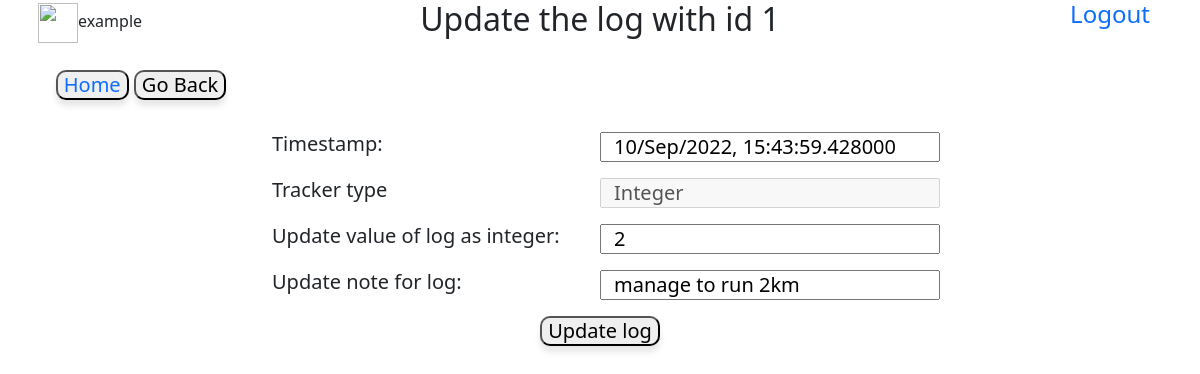
The page /1/log/update (signed in) on the database its author committed.
### database.py (models this page shows)
class User(db.Model,UserMixin):
    id=db.Column(db.Integer,primary_key=True,autoincrement=True)
    username=db.Column(db.String,nullable=False,unique=True)
    password=db.Column(db.String,nullable=False)
    trackers=db.relationship("tracker",cascade='all',backref="parent")
    email = db.Column(db.String, unique=True)
    active = db.Column(db.Boolean())
    fs_uniquifier = db.Column(db.String(255), unique=True, nullable=False)
    roles = db.relationship('Role', secondary=roles_users,backref=db.backref('users', lazy='dynamic'))

class log(db.Model):
    tracker_id=db.Column(db.Integer,db.ForeignKey("tracker.tracker_id"),nullable=False)
    log_id=db.Column(db.Integer,primary_key=True,autoincrement=True)
    log_datetime=db.Column(db.DateTime,nullable=False)
    note=db.Column(db.String)
    log_value=db.Column(db.String,nullable=False)

class tracker(db.Model):
    user_id=db.Column(db.Integer,db.ForeignKey('user.id'),nullable=False)
    tracker_id=db.Column(db.Integer,primary_key=True,autoincrement=True)
    name=db.Column(db.String(30),nullable=False)
    desc=db.Column(db.String)
    type=db.Column(db.String,nullable=False)
    settings=db.Column(db.String)
    lastupdate=db.Column(db.DateTime)
    logs=db.relationship("log",cascade='all', backref="parent")

### application/controllers.py (the view, shortened to what this page needs)
@app.route('/<int:log_id>/log/update',methods=['GET','POST'])
@login_required
def update_log(log_id):#############more validation needed#######
    if (log_id,) not in db.session.query(log.log_id).all():
        return notfound('log_id_not_found')
    l=log.query.get(log_id)
    t=l.parent
    return render_template('update_logs.html',datetime=datetime,log=l)

### templates/update_logs.html (shortened to what this page needs)
<!DOCTYPE html>
<html lang="en" dir="ltr">
  <head>
    <link href="https://cdn.jsdelivr.net/npm/bootstrap@5.0.2/dist/css/bootstrap.min.css" rel="stylesheet">
    <link rel="stylesheet" href="/static/main.css">
  </head>
  <body>
    <div class="row">
      <div class="col-2 d-flex justify-content-center">
        <span class="align-self-center"><img src='/static/userimg.png' width="40px" height="40px" />{{log.parent.parent.username}}</span>
      </div>
      <div class="col-8  text-center">
        <h2>Update the log with id {{log.log_id}}</h2>
      </div>
      <div class="col-2 text-center">
        <a href="/logout" class="h4 logout">Logout</a>
      </div>
    </div><br>
    <div class="row">
      <div class="col-3 text-center h5"><button type="button"><a href="/main">Home </a></button>
        <button type="button" name="back" onclick="javascrpt:history.back()">Go Back</button>
      </div>
    </div><br>
    <div class="row">
      <div class="col-10 offset-1 h5">
        <form class="update_log" action="/{{log.log_id}}/log/update" method="post">
          <div class="mb-3 row">
            <label class="col-4 offset-2" for="value">Timestamp:</label><input class="col-4" type="datetime" name="time" value="{{log.log_datetime.strftime('%d/%b/%Y, %H:%M:%S.%f')}}">
          </div>
          <div class="mb-3 row">
            <label class="col-4 offset-2" for="type">Tracker type</label><input class="col-4" type="text" name="type" value="{{log.parent.type}}" disabled>
          </div>
          {% if log.parent.type=="Multiple-choice" -%}
          <div class='mb-3 row'>
            <label class="col-4 offset-2" for="value">Update value of log:</label><select class="col-4" name="value">
              {% for i in log.parent.settings.split(',') -%}
              <option value={{i}} {% if i==log.log_value %} selected {% endif %}>{{i}}</option>
              {% endfor %}
            </select>
          </div>
          {% elif log.parent.type=="Integer" %}
          <div class='mb-3 row'>
            <label class="col-4 offset-2" for="value">Update value of log as integer:</label><input class="col-4" type="number" name="value" value="{{log.log_value}}" required>
          </div>
          {% elif log.parent.type=="Numeric" %}
          <div class='mb-3 row'>
            <label class="col-4 offset-2" for="value">Update value of log as float:</label><input class="col-4" type="number" name="value" step='0.001' value="{{log.log_value}}" required>
          </div>
          {% elif log.parent.type=="Time" %}
          <div class='mb-3 row'>
            <label class="col-4 offset-2" for="value">Update value of log as time:</label><input class="col-4" type="text" name="value" value='{{log.log_value}}' required>
          </div>
          {% endif %}
          <div class='mb-3 row'>
            <label class="col-4 offset-2" for="note">Update note for log:</label><input class="col-4" type="text" name="note" value="{{log.note}}" placeholder="Note/Remark">
          </div>
          <div class="text-center"><button type="submit" name="submit">Update log</button></div>
        </form>
      </div>
  </body>
</html>

### static/main.css (style rules this page uses)
button { box-shadow: 0 6px 8px 0 rgba(0, 0, 0, 0.05), 0 6px 5px 0 rgba(0, 0, 0, 0.05); border-radius: 10px; }
a { text-decoration: none; }

### rows shown on the page
User: parent.parent.username "example"
log: time "10/Sep/2022, 15:43:59.428000", value "2", note "manage to run 2km"
tracker: type "Integer"
